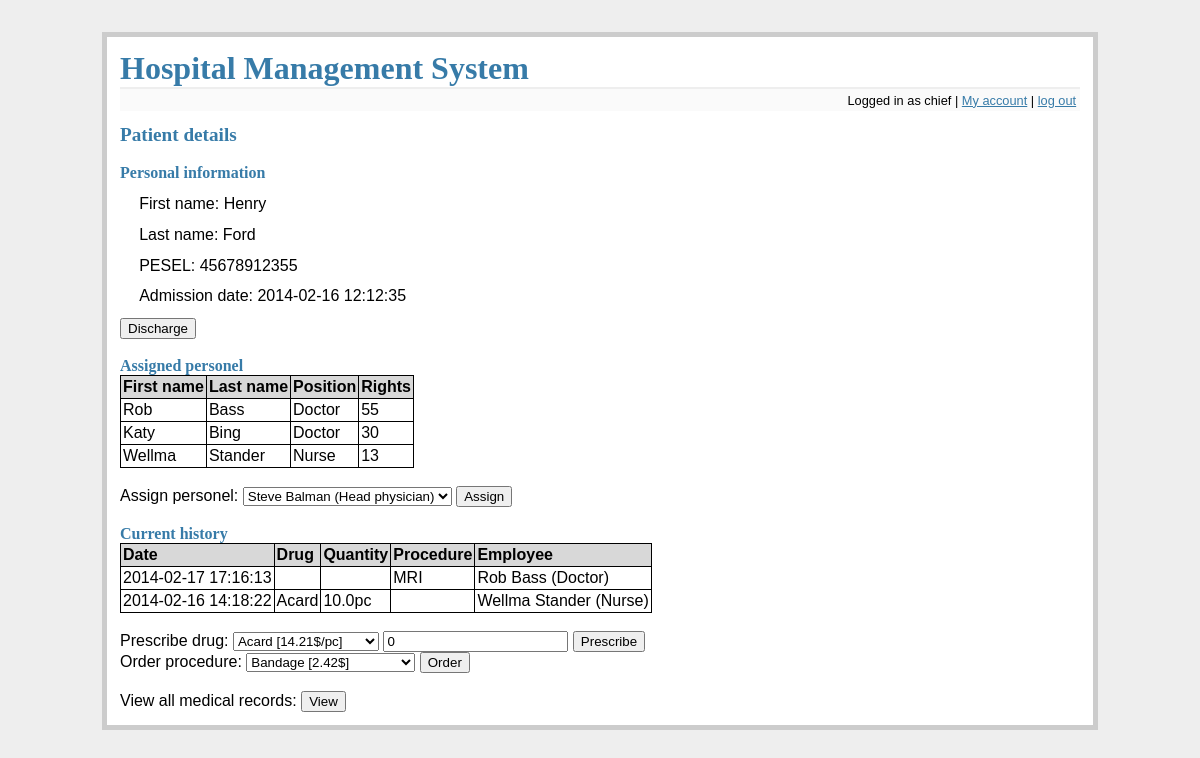
The app's page /patient_details?patient=45678912355 (signed in) with its own data.
### tables this page shows
CREATE TABLE patients (
    pesel integer primary key,
    fname text not null,
    lname text not null
);

CREATE TABLE files (
    id integer primary key autoincrement,
    patient_pesel integer not null,
    admission_d datetime not null,
    discharge_d datetime,
    foreign key(patient_pesel) references patients(pesel)
);

CREATE TABLE employees (
    id integer primary key autoincrement,
    fname text not null,
    lname text not null,
    login text not null unique,
    password text not null,
    position_id integer not null,
    employment_d date not null,
    salary integer not null,
    rights integer not null,
    foreign key(position_id) references positions(id)
);

CREATE TABLE positions (
    id integer primary key autoincrement,
    name text not null
);

CREATE TABLE history (
    id integer primary key autoincrement,
    fil_id integer not null,
    entry_d datetime not null,
    employee_id integer not null,
    drug_id integer,
    procedure_id integer,
    drug_quantity float,
    foreign key(fil_id) references files(id),
    foreign key(employee_id) references employees(id),
    foreign key(drug_id) references drugs(id),
    foreign key(procedure_id) references procedures(id)
);

CREATE TABLE procedures (
    id integer primary key autoincrement,
    name text not null,
    price float not null,
    min_rights integer not null,
    active integer not null
);

CREATE TABLE drugs (
    id integer primary key autoincrement,
    name text not null,
    quantity float not null,
    unit_id integer not null,
    price float not null,
    min_rights integer not null,
    active integer not null,
    foreign key(unit_id) references units(id)
);

### flaskr.py (the view, shortened to what this page needs)
@app.route('/patient_details', methods=['GET', 'POST'])
def patient_details():
    error = None
    db = get_db()
    position = get_position(db, session['username'])
    if 'logged_in' not in session or not session['logged_in'] or position not in ['Admin', 'Head physician', 'Doctor', 'Nurse']:
        flash('You do not have rights to access this part of website')
        return redirect(url_for('main_screen'))
    if 'patient' not in request.args:
        flash('No patient specified!');
        return redirect(url_for('main_screen'))
    pesel = request.args['patient']
    medical_records = None
    if position in ['Admin', 'Head physician']:
        details = get_patient_details(db, pesel)
    else:
        details = get_patient_details_if_allowed(db, session['username'], pesel)
        if not details:
            flash('You cannot view this record')
            return redirect(url_for('main_screen'))
    personel = get_assigned_personel_for_patient(db, pesel)
    employees = get_all_medical_personel(db)
    deassign = None
    if (is_assigned(db, pesel, session['username'])):
        deassign = True
    discharge = None
    if position in ['Admin', 'Head physician', 'Doctor']:
        discharge = True
    curr_history = get_current_history(db, pesel)
    avail_drugs = get_all_allowed_drugs(db, session['username'])
    avail_procedures = get_all_allowed_procedures(db, session['username'])
    return render_template('patient_details.html', details=details, personel=personel, employees=employees, error=error, deassign=deassign, allowed_discharge=discharge, curr_history=curr_history, avail_drugs=avail_drugs, avail_procedures=avail_procedures, medical_records=medical_records)

### flaskr.py (called while the page is built)
def connect_db():
    rv = sqlite3.connect(app.config['DATABASE'])
    rv.row_factory = sqlite3.Row
    return rv

def get_db():
    if not hasattr(g, 'sqlite_db'):
        g.sqlite_db = connect_db()
    return g.sqlite_db

### tools.py (called while the page is built)
def get_position(db, user):
    cur = db.execute('select p.name from employees as e join positions as p on e.position_id = p.id where e.login = ?', [user])
    res = cur.fetchone()
    return res[0] if res else None

def get_patient_details(db, pesel):
    return db.execute('select p.fname, p.lname, p.pesel, f.admission_d from files f join patients p on f.patient_pesel = p.pesel where f.discharge_d is null and p.pesel = ?', [pesel]).fetchone()

def get_assigned_personel_for_patient(db, pesel):
    cur = db.execute('select e.fname, e.lname, p.name, e.rights from employees e join positions p on p.id = e.position_id join assignments a on a.employee_id = e.id join files f on f.id = a.fil_id join patients pat on f.patient_pesel = pat.pesel where pat.pesel = ? and f.discharge_d is null order by e.rights desc', [pesel])
    return cur.fetchall()

def get_all_medical_personel(db):
    cur = db.execute('select e.fname || " " || e.lname || " (" || p.name || ")", e.id from employees e join positions p on p.id = e.position_id where p.name in ("Nurse", "Doctor", "Head physician")')
    return cur.fetchall()

def is_assigned(db, pesel, username):
    cur = db.execute('select count(*) from assignments a join employees e on e.id = a.employee_id join files f on f.id = a.fil_id where f.discharge_d is null and f.patient_pesel = ? and e.login = ?', [pesel, username])
    res = cur.fetchone()
    return True if res[0] > 0 else False

def get_current_history(db, pesel):
    cur = db.execute("select h.entry_d, d.name, h.drug_quantity || u.name, pr.name, e.fname || ' ' || e.lname || ' (' || p.name || ')' from history h join files f on f.id = h.fil_id join employees e on e.id = h.employee_id join positions p on p.id = e.position_id left join drugs d on d.id = h.drug_id left join units u on d.unit_id = u.id left join procedures pr on pr.id = h.procedure_id where f.patient_pesel = ? and f.discharge_d is null order by h.entry_d desc", [pesel])
    return cur.fetchall()

def get_all_allowed_drugs(db, username):
    return db.execute("select d.id, d.name || ' [' || d.price || '$/' || u.name || ']' from drugs d join units u on d.unit_id = u.id where d.min_rights <= (select rights from employees where login = ?) and d.active = 1 order by d.name", [username]).fetchall()

### templates/patient_details.html (shortened to what this page needs)
{% extends "layout.html" %}
{% block body %}
    <h2>Patient details</h2>
    <br/>
    <h3>Personal information</h3>
    <ul class=entries>
    <li>First name: {{ details.fname }}
    <li>Last name: {{ details.lname }}
    <li>PESEL: {{ details.pesel }}
    <li>Admission date: {{ details.admission_d }}
    </ul>
    {% if allowed_discharge %}
    <form action="{{ url_for('discharge', patient=details.pesel) }}" method=post>
        <input type=submit value=Discharge>
    </form>
    {% endif %}
    <br/>
    <h3>Assigned personel</h3>
    <table class=dbtable>
    <tr><td>First name<td>Last name<td>Position<td>Rights
    {% for row in personel %}
        <tr>
        {% for d in row %}
            <td>{{ d }}
        {% endfor %}
        </tr>
    {% endfor %}
    </table>
    <br/>
    <form action="{{ url_for('patient_details', patient=details.pesel) }}" method=post>
        <label>Assign personel:</label>
        <select name=new_personel_id>
        {% for emp in employees %}
        <option value={{ emp[1] }}>{{ emp[0] }}</option>
        {% endfor %}
        </select>
        <input type=submit value=Assign>
    </form>
    <br/>
    <h3>Current history</h3>
    <table class=dbtable>
    <tr><td>Date<td>Drug<td>Quantity<td>Procedure<td>Employee
    {% for row in curr_history %}
        <tr>
        {% for d in row %}
            <td>{% if d %}{{ d }}{% endif %}
        {% endfor %}
        </tr>
    {% endfor %}
    </table>
    <br/>
    <form action="{{ url_for('patient_details', patient=details.pesel) }}" method=post>
        <label>Prescribe drug:</label>
        <select name=presc_drug>
        {% for dr in avail_drugs %}
        <option value={{ dr[0] }}>{{ dr[1] }}</option>
        {% endfor %}
        </select>
        <input type=number step=0.001 name=quantity value=0>
        <input type=submit value=Prescribe>
    </form>
    <form action="{{ url_for('patient_details', patient=details.pesel) }}" method=post>
        <label>Order procedure:</label>
        <select name=ordered_proc>
        {% for pr in avail_procedures %}
        <option value={{ pr[0] }}>{{ pr[1] }}</option>
        {% endfor %}
        </select>
        <input type=submit value=Order>
    </form>
    <br/>
    <form action="{{ url_for('patient_details', patient=details.pesel) }}" method=post>
        <label>View all medical records:</label>
        <input type=submit value=View>
    </form>
{% endblock %}

### static/style.css (style rules this page uses)
a, h1, h2, h3 { color: #377ba8; }
h1, h2, h3 { font-family: 'Georgia', serif; margin: 0; }
h2 { font-size: 1.2em; }
h3 { font-size: 1em; }
.entries { list-style: none; margin: 0; padding: 0; }
.entries li { margin: 0.8em 1.2em; }
table, table tr, table td { border-spacing: 0px; border: 1px solid black; border-collapse: collapse; }
table td { padding: 2px; }
table.dbtable tr:first-child { background-color: #D8D8D8; font-weight: bold; }

### records on screen
patients: fname "Henry", lname "Ford", pesel "45678912355"
files: admission_d "2014-02-16 12:12:35"
employees: fname "Rob", lname "Bass", row "55"
positions: name "Doctor"
employees: fname "Katy", lname "Bing", row "30"
employees: fname "Wellma", lname "Stander", row "13"
positions: name "Nurse"
history: entry_d "2014-02-17 17:16:13", row "Rob Bass (Doctor)"
procedures: name "MRI"
history: entry_d "2014-02-16 14:18:22", row "10.0pc" "Wellma Stander (Nurse)"
drugs: name "Acard"

### other values on screen
{{ session.username }} "chief"
form field new_personel_id "Steve Balman (Head physician)"
form field presc_drug "Acard [14.21$/pc]"
form field ordered_proc "Bandage [2.42$]"
